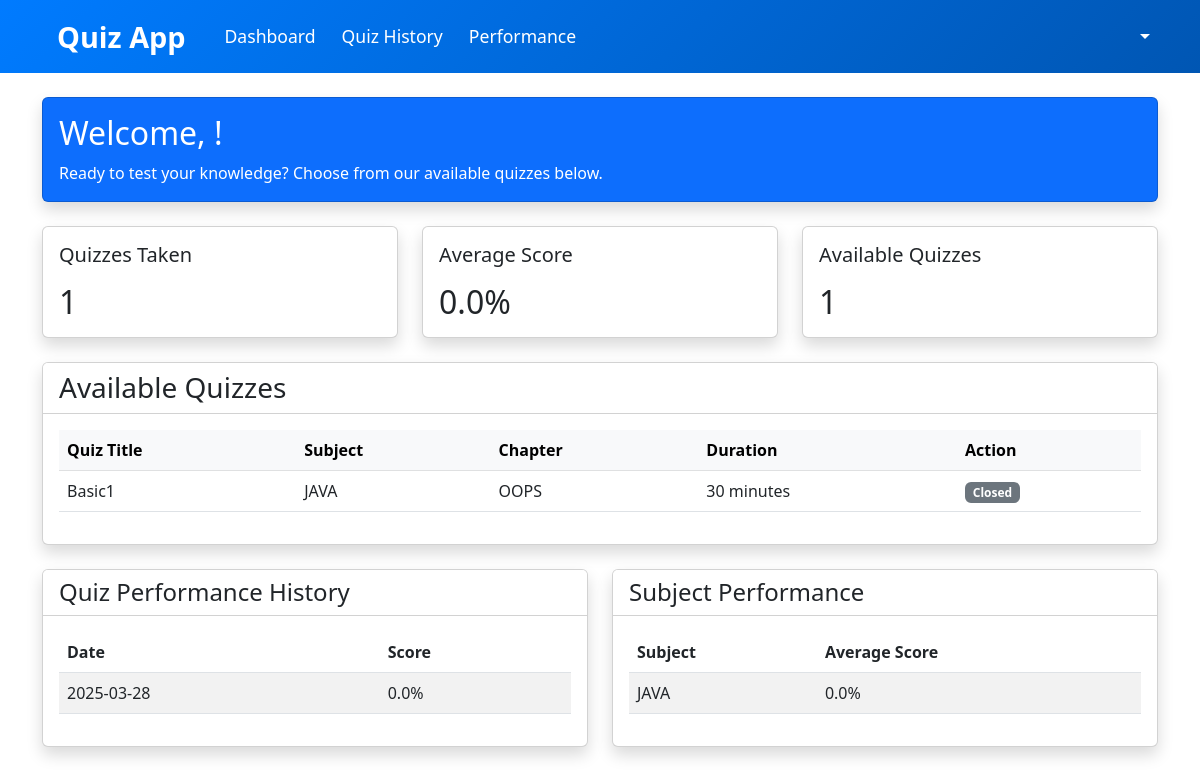
The app's page /dashboard (signed in) with its own data.
### models/models.py (models this page shows)
class Quiz(db.Model , UserMixin):
    __tablename__ = 'quiz'
    id = db.Column(db.Integer , primary_key = True,autoincrement=True)
    Chapter_id = db.Column(db.Integer , db.ForeignKey('chapter.id'),nullable=False)
    date_of_quiz = db.Column(db.DateTime, nullable=False, default=datetime.utcnow)
    title = db.Column(db.String(20) , nullable=False)
    time_duration = db.Column(db.String(5), nullable=False)
    description = db.Column(db.Text)
    questions = db.relationship('Question', backref='quiz', lazy=True, cascade='all, delete-orphan')
    scores = db.relationship('Score', backref='quiz', lazy=True, cascade='all, delete-orphan')

class Subject(db.Model , UserMixin):
    __tablename__ = 'subject'
    id = db.Column(db.Integer,primary_key = True , autoincrement=True)
    name = db.Column(db.String(150))
    description = db.Column(db.Text)
    created_time = db.Column(db.DateTime, default=datetime.utcnow)
    chapters = db.relationship('Chapter', backref='subject', lazy=True, cascade='all, delete-orphan')

class Chapter(db.Model , UserMixin):
    __tablename__ = 'chapter'
    id = db.Column(db.Integer,primary_key = True , autoincrement=True)
    name = db.Column(db.String(150), nullable=False)
    description = db.Column(db.Text)
    subject_id = db.Column(db.Integer, db.ForeignKey('subject.id'), nullable=False)
    quizzes = db.relationship('Quiz', backref='chapter', lazy=True, cascade='all, delete-orphan')

### models/views.py (the view)
@views.route('/dashboard')
@login_required
def home():
    if current_user.is_admin:
        return redirect(url_for('admin.dashboard'))
    quizzes = db.session.query(Quiz, Chapter, Subject)\
        .join(Chapter, Quiz.Chapter_id == Chapter.id)\
        .join(Subject, Chapter.subject_id == Subject.id)\
        .all()
    user_scores = Score.query.filter_by(user_id=current_user.id).order_by(Score.timestamp_of_attempt).all()
    quizzes_taken = len(user_scores)
    if quizzes_taken > 0:
        total_score = sum(score.total_scored for score in user_scores)
        average_score = f"{(total_score / quizzes_taken):.1f}%"
    else:
        average_score = "0%"
    quiz_data = [{
        'id': quiz.id,
        'title': quiz.title,
        'subject': subject.name,
        'chapter': chapter.name,
        'duration': quiz.time_duration
    } for quiz, chapter, subject in quizzes]
    quiz_dates = [score.timestamp_of_attempt.strftime('%Y-%m-%d') for score in user_scores]
    quiz_scores = [score.total_scored for score in user_scores]
    subject_performance = {}
    for score in user_scores:
        quiz = Quiz.query.get(score.quiz_id)
        chapter = Chapter.query.get(quiz.Chapter_id)
        subject = Subject.query.get(chapter.subject_id)
        if subject.name not in subject_performance:
            subject_performance[subject.name] = {'total': 0, 'count': 0}
        subject_performance[subject.name]['total'] += score.total_scored
        subject_performance[subject.name]['count'] += 1
    subject_names = list(subject_performance.keys())
    subject_scores = [subject_performance[name]['total'] / subject_performance[name]['count']
                     for name in subject_names] if subject_names else []
    completed_quiz_ids = [score.quiz_id for score in user_scores]
    return render_template("user/user_dashboard.html",user=current_user,quizzes=quiz_data,quizzes_taken=quizzes_taken,average_score=average_score,available_quizzes=len(quizzes),quiz_dates=quiz_dates,quiz_scores=quiz_scores,subject_names=subject_names,subject_scores=subject_scores,completed_quiz_ids=completed_quiz_ids)

### models/__init__.py (called while the page is built)
def create_app():
    app = Flask(__name__, template_folder=r'C:\Users\DELL\OneDrive\Desktop\quiz-app(final)\quiz-application\templates')
    app.config['SECRET_KEY'] = '24f1005262'
    app.config['SQLALCHEMY_DATABASE_URI'] = f'sqlite:///{DB_NAME}'
    app.config['SQLALCHEMY_TRACK_MODIFICATIONS'] = False
    db.init_app(app)
    l_manager = LoginManager()
    l_manager.login_view = 'auth.login'
    l_manager.init_app(app)
    from .models import User
    @l_manager.user_loader
    def load_user(id):
        return User.query.get(int(id))
    from .auth import auth
    from .views import views
    from .admin import admin
    app.register_blueprint(auth, url_prefix='/')
    app.register_blueprint(views, url_prefix='/')
    app.register_blueprint(admin, url_prefix='/admin')
    create_database(app)
    create_admin(app)
    return app

### templates/user/user_dashboard.html (shortened to what this page needs)
{% extends "user/user_layout.html" %}
{% block user_content %}
<div class="container py-4">
    <div class="row">
        <div class="col-12 mb-4">
            <div class="card bg-primary text-white shadow">
                <div class="card-body">
                    <h2 class="card-title">Welcome, {{ current_user.username }}!</h2>
                    <p class="card-text">Ready to test your knowledge? Choose from our available quizzes below.</p>
                </div>
            </div>
        </div>
        <div class="col-md-4 mb-4">
            <div class="card shadow h-100">
                <div class="card-body">
                    <div class="d-flex align-items-center justify-content-between mb-3">
                        <h5 class="card-title mb-0">Quizzes Taken</h5>
                    </div>
                    <h2 class="mb-0">{{ quizzes_taken|default(0) }}</h2>
                </div>
            </div>
        </div>
        <div class="col-md-4 mb-4">
            <div class="card shadow h-100">
                <div class="card-body">
                    <div class="d-flex align-items-center justify-content-between mb-3">
                        <h5 class="card-title mb-0">Average Score</h5>
                    </div>
                    <h2 class="mb-0">{{ average_score|default('0%') }}</h2>
                </div>
            </div>
        </div>
        <div class="col-md-4 mb-4">
            <div class="card shadow h-100">
                <div class="card-body">
                    <div class="d-flex align-items-center justify-content-between mb-3">
                        <h5 class="card-title mb-0">Available Quizzes</h5>
                    </div>
                    <h2 class="mb-0">{{ available_quizzes|default(0) }}</h2>
                </div>
            </div>
        </div>
        <div class="col-12">
            <div class="card shadow">
                <div class="card-header bg-white">
                    <h3 class="mb-0">Available Quizzes</h3>
                </div>
                <div class="card-body">
                    <div class="table-responsive">
                        <table class="table table-hover">
                            <thead class="table-light">
                                <tr>
                                    <th>Quiz Title</th>
                                    <th>Subject</th>
                                    <th>Chapter</th>
                                    <th>Duration</th>
                                    <th>Action</th>
                                </tr>
                            </thead>
                            <tbody>
                                {% for quiz in quizzes %}
                                <tr>
                                    <td>{{ quiz.title }}</td>
                                    <td>{{ quiz.subject }}</td>
                                    <td>{{ quiz.chapter }}</td>
                                    <td>{{ quiz.duration }} minutes</td>
                                    <td>
                                        {% if quiz.id in completed_quiz_ids %}
                                            <span class="badge bg-secondary"> Closed</span>
                                        {% else %}
                                            <a href="{{ url_for('views.start_quiz', quiz_id=quiz.id) }}" class="btn btn-primary btn-sm">
                                                <i class="fas fa-play"></i> Start Quiz
                                            </a>
                                        {% endif %}
                                    </td>
                                </tr>
                                {% else %}
                                <tr>
                                    <td colspan="5" class="text-center">No quizzes available at the moment.</td>
                                </tr>
                                {% endfor %}
                            </tbody>
                        </table>
                    </div>
                </div>
            </div>
        </div>
    </div>
    {% include 'user/performance_chart.html' %}
</div>
{% endblock %}

### templates/user/performance_chart.html
{% block performance_charts %}
<div class="row mt-4">
    <div class="col-md-6 mb-4">
        <div class="card shadow">
            <div class="card-header bg-white">
                <h4 class="mb-0">Quiz Performance History</h4>
            </div>
            <div class="card-body">
                <div class="table-responsive">
                    <table class="table table-striped">
                        <thead>
                            <tr>
                                <th>Date</th>
                                <th>Score</th>
                            </tr>
                        </thead>
                        <tbody>
                            {% for i in range(quiz_dates|length) %}
                            <tr>
                                <td>{{ quiz_dates[i] }}</td>
                                <td>{{ '%.1f'|format(quiz_scores[i]) }}%</td>
                            </tr>
                            {% endfor %}
                        </tbody>
                    </table>
                </div>
            </div>
        </div>
    </div>
    <div class="col-md-6 mb-4">
        <div class="card shadow">
            <div class="card-header bg-white">
                <h4 class="mb-0">Subject Performance</h4>
            </div>
            <div class="card-body">
                <div class="table-responsive">
                    <table class="table table-striped">
                        <thead>
                            <tr>
                                <th>Subject</th>
                                <th>Average Score</th>
                            </tr>
                        </thead>
                        <tbody>
                            {% for i in range(subject_names|length) %}
                            <tr>
                                <td>{{ subject_names[i] }}</td>
                                <td>{{ '%.1f'|format(subject_scores[i]) }}%</td>
                            </tr>
                            {% endfor %}
                        </tbody>
                    </table>
                </div>
            </div>
        </div>
    </div>
</div>
{% endblock %}

### records on screen
Quiz: title "Basic1", subject "JAVA", chapter "OOPS", duration "30"
Subject: name "JAVA"

### other values on screen
{{ quizzes_taken|default(0) }} "1"
{{ average_score|default('0%') }} "0.0%"
{{ available_quizzes|default(0) }} "1"
{{ quiz_dates[i] }} "2025-03-28"
{{ '%.1f'|format(quiz_scores[i]) }} "0.0"
{{ '%.1f'|format(subject_scores[i]) }} "0.0"
